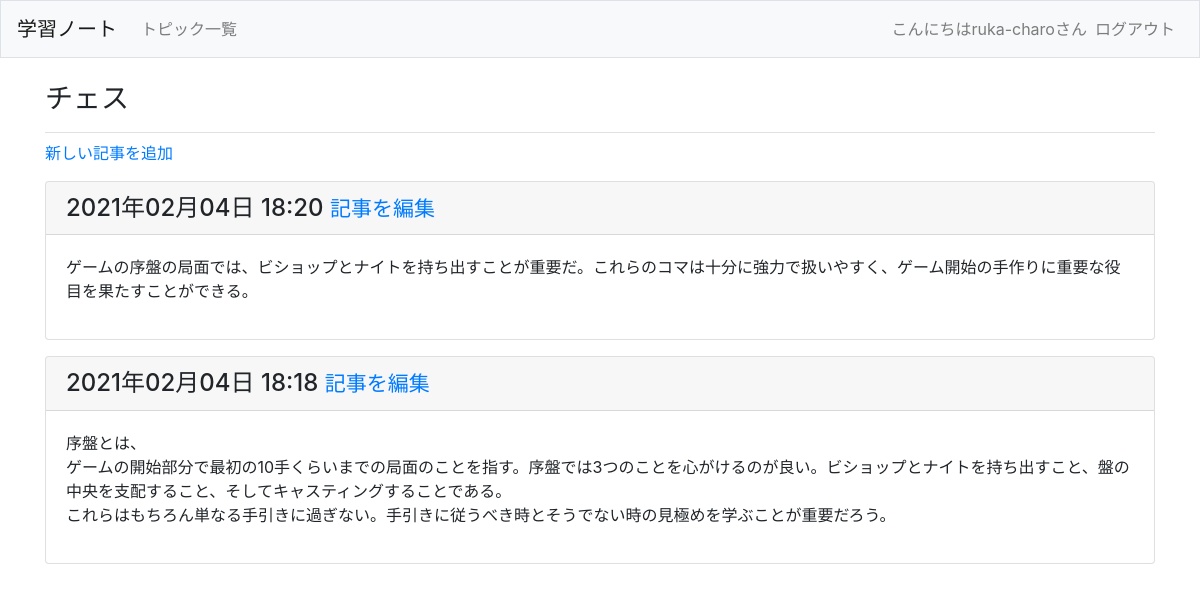
The page /topics/1/ (signed in) on the database as committed earlier.
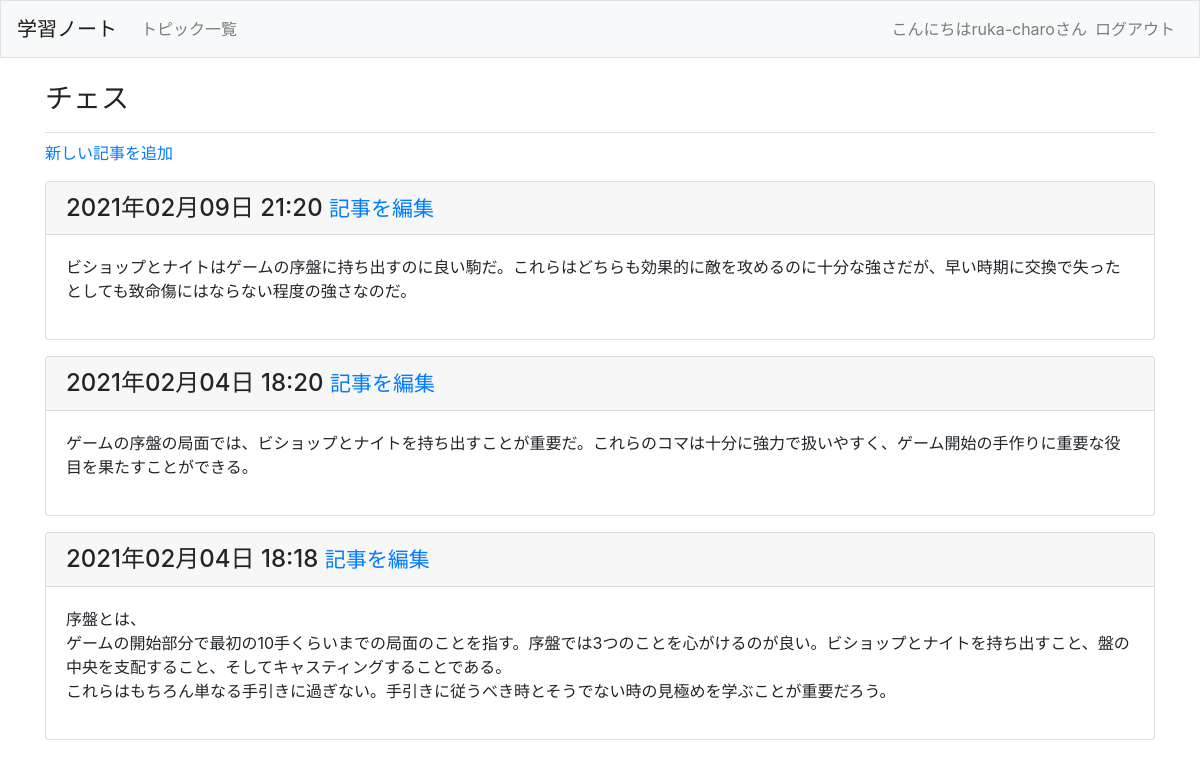
The same page on the database as committed later.
### learning_logs/models.py (models this page shows, shortened)
class Entry(models.Model):
    topic = models.ForeignKey(Topic, on_delete=models.CASCADE)
    text = models.TextField()
    date_added = models.DateTimeField(auto_now_add=True)
    class Meta:
        verbose_name_plural = 'entries'

### learning_logs/views.py (the view)
# urls.py: path('topics/<int:topic_id>/', views.topic, name='topic'),
@login_required
def topic(request, topic_id):
    topic = Topic.objects.get(id=topic_id)
    if topic.owner != request.user:
        raise Http404
    entries = topic.entry_set.order_by('-date_added')
    context = {'topic': topic, 'entries': entries}
    return render(request, 'learning_logs/topic.html', context)

### learning_logs/models.py (called while the page is built)
    def __str__(self):
        return self.text

### learning_logs/templates/learning_logs/topic.html (shortened to what this page needs)
{% extends 'learning_logs/base.html' %}
{% block page_header %}
<h3>{{ topic }}</h3>
{% endblock page_header %}
{% block content %}
  <p>
    <a href="{% url 'learning_logs:new_entry' topic.id %}">新しい記事を追加</a>
  </p>
  {% for entry in entries %}
    <div class="card mb-3">
      <h4 class='card-header'>
        {{ entry.date_added|date:'Y年m月d日 H:i' }}
        <small>
          <a href="{% url 'learning_logs:edit_entry' entry.id %}">記事を編集</a>
        </small>
      </h4>
      <div class="card-body">
        {{ entry.text|linebreaks }}
      </div>
    </div>
  {% empty %}
    <p>このトピックにはまだ記事がありません。</p>
  {% endfor %}
{% endblock content %}

Rows that differ between the two databases and show on the page:
added Entry: date_added "2021年02月09日 21:20", text "ビショップとナイトはゲームの序盤に持ち出すのに良い駒だ。これらはどちらも効果的に敵を攻めるのに十分な強さだが、早い時期に交換で失ったとしても致命傷にはならない程度の強さなのだ。"
